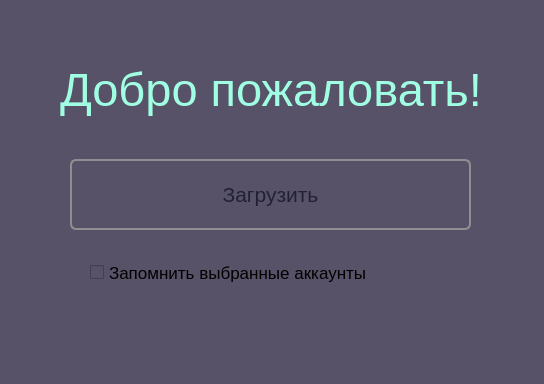
<?xml version="1.0" encoding="UTF-8"?>
<ui version="4.0">
 <class>UploadWindow</class>
 <widget class="QWidget" name="UploadWindow">
  <property name="geometry">
   <rect>
    <x>0</x>
    <y>0</y>
    <width>544</width>
    <height>384</height>
   </rect>
  </property>
  <property name="minimumSize">
   <size>
    <width>544</width>
    <height>384</height>
   </size>
  </property>
  <property name="maximumSize">
   <size>
    <width>544</width>
    <height>384</height>
   </size>
  </property>
  <property name="windowTitle">
   <string>Form</string>
  </property>
  <property name="styleSheet">
   <string notr="true">background-color: rgb(87, 82, 103)</string>
  </property>
  <widget class="QLabel" name="label">
   <property name="geometry">
    <rect>
     <x>60</x>
     <y>54</y>
     <width>431</width>
     <height>71</height>
    </rect>
   </property>
   <property name="font">
    <font>
     <pointsize>35</pointsize>
    </font>
   </property>
   <property name="styleSheet">
    <string notr="true">color: rgb(160, 255, 227)</string>
   </property>
   <property name="text">
    <string>Добро пожаловать!</string>
   </property>
  </widget>
  <widget class="QPushButton" name="pushButton">
   <property name="geometry">
    <rect>
     <x>70</x>
     <y>159</y>
     <width>401</width>
     <height>71</height>
    </rect>
   </property>
   <property name="font">
    <font>
     <pointsize>16</pointsize>
    </font>
   </property>
   <property name="styleSheet">
    <string notr="true">QPushButton {
     border: 2px solid #8f8f91;
     border-radius: 6px;
     background-color: qlineargradient(x1: 0, y1: 1, x0: 1, y2: 0,
                                       stop: 0 #65dc98, stop: 1 #a0ffe3);
	color: rgb(34, 32, 53)
 }

QPushButton:pressed { 
	     background-color: qlineargradient(x1: 0, y1: 1, x0: 1, y2: 0,
                                       stop: 0 #65dc98, stop: 1 #8d8980);
}

</string>
   </property>
   <property name="text">
    <string>Загрузить</string>
   </property>
  </widget>
  <widget class="QCheckBox" name="checkBox">
   <property name="geometry">
    <rect>
     <x>90</x>
     <y>260</y>
     <width>279</width>
     <height>25</height>
    </rect>
   </property>
   <property name="font">
    <font>
     <pointsize>13</pointsize>
    </font>
   </property>
   <property name="styleSheet">
    <string notr="true">color: rgb(0, 0, 0)
</string>
   </property>
   <property name="text">
    <string>Запомнить выбранные аккаунты</string>
   </property>
  </widget>
 </widget>
 <tabstops>
  <tabstop>pushButton</tabstop>
 </tabstops>
 <resources/>
 <connections/>
</ui>
